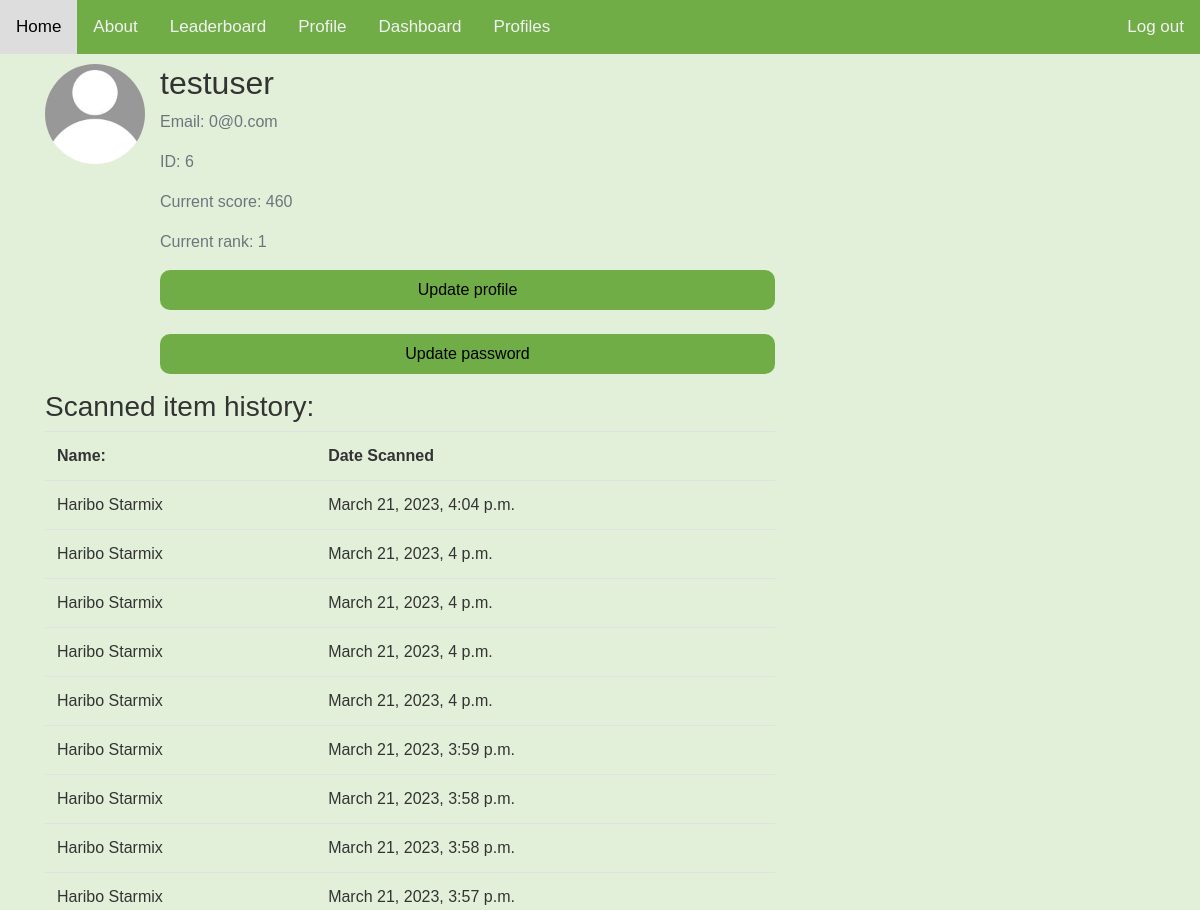
The app's page /profile/ (signed in, upper part), older data.
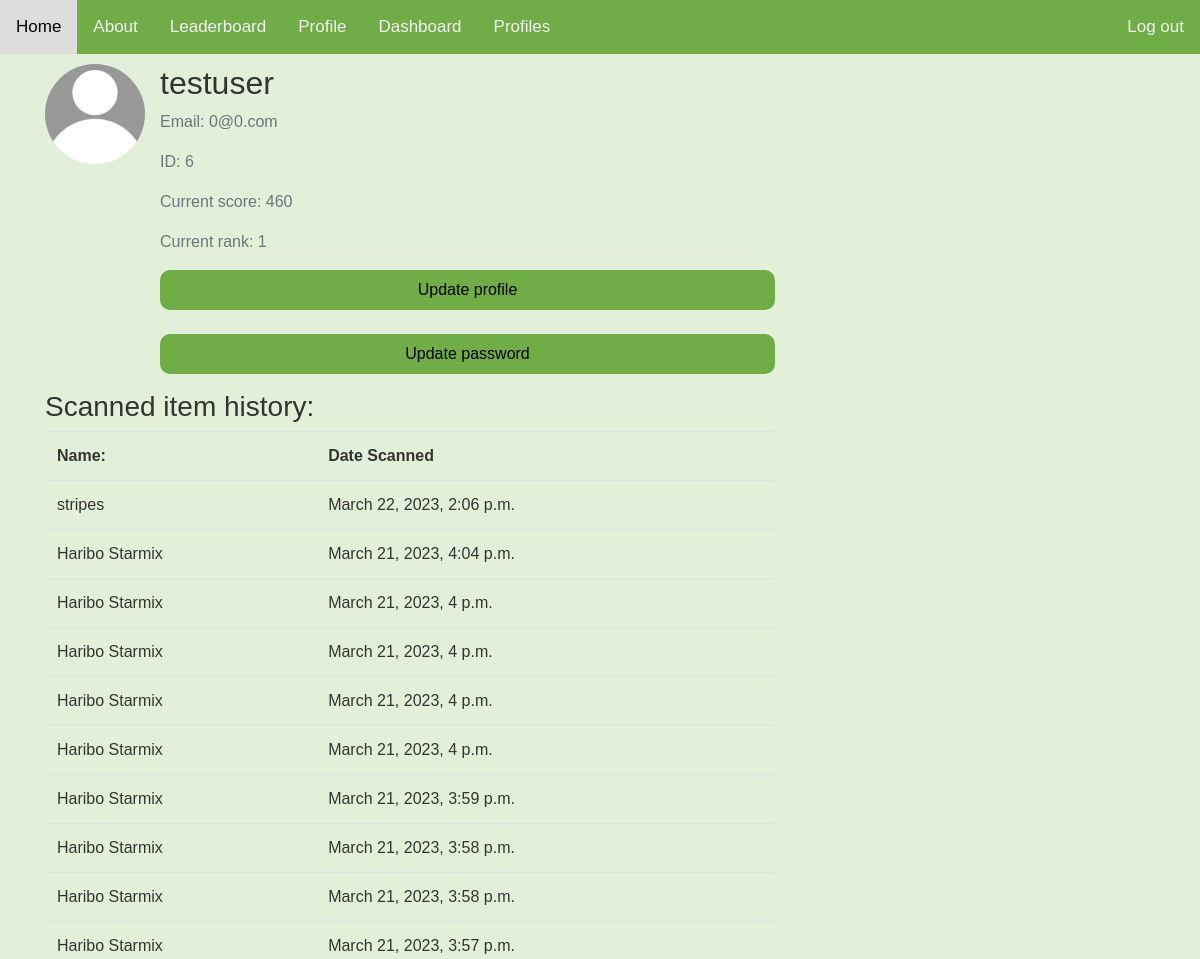
The same page, newer data.
### users/models.py (models this page shows, shortened)
class Profile(models.Model):
    user = models.OneToOneField(User, on_delete=models.CASCADE)
    image = models.ImageField(default='default.jpg', upload_to='profile_pics')
    score = models.IntegerField(default=0)
    userRank = models.IntegerField(default=0)

class History(models.Model):
    name = models.CharField(max_length=200)
    userId = models.ForeignKey(Profile, on_delete=models.CASCADE)
    date_Added = models.DateTimeField(auto_now_add=True)
    """
    When it calls itself, returns the usernames
    @param self - The object
    @return The usernames from the database
    """

### users/views.py (the view)
# urls.py: path('profile/', views.profile, name='user-profile'),
@login_required
def profile(request):
    history = History.objects.order_by('-date_Added')
    profiles = Profile.objects.order_by('-score')
    context = {
        'data': history,
        'profiles': profiles
    }
    return render(request, 'users/profile.html', context)

### users/templates/users/profile.html
{% extends "Food_Scanner/base.html" %} {% load crispy_forms_tags %} {% block content %}
<div style="padding-top: 10px;"class="content-section">
    <div class="media">
        <img class="rounded-circle account-img" src="{{ user.profile.image.url }}" width="100" height="auto" />
        <div style="padding-left: 15px;" class="media-body">
            <h2 class="account-heading">{{ user.username }}</h2>
            <p class="text-secondary">Email: {{ user.email }}</p>
            <p class="text-secondary">ID: {{ user.id }}</p>
            <p class="text-secondary">Current score: {{ user.profile.score }}</p>
            {% for profile in profiles %}
            {% if user.id == profile.user.id%}
            <p class="text-secondary">Current rank: {{ forloop.counter }}</p>
            {% endif %}
            {% endfor %}
            <div class="form-group">
                <form action="{% url 'user-profile_update' %}">
                    <input class="btn btn-login" type="submit" value="Update profile" />
                </form>
                <br>
                <form action="{% url 'update_password' %}">
                    <input class="btn btn-login" type="submit" value="Update password" />
                </form>
            </div>
        </div>
    </div>
    <div class="history">
        <h3>Scanned item history:</h3>
        <table class="table table-condensed">
            <tr>
                <th>Name:</th>
                <th>Date Scanned</th>
            </tr>
            {% for item in data %} {% if user.profile.id == item.userId_id %}
            <tr>
                <td>{{item.name}}</td>
                <td>{{item.date_Added}}</td>
            </tr>
            {% endif %}{% endfor %}
        </table>
    </div>
</div>
{% endblock content %}

Row changes from the older to the newer data that the page shows:
added History: name "stripes", date_Added "March 22, 2023, 2:06 p.m."
